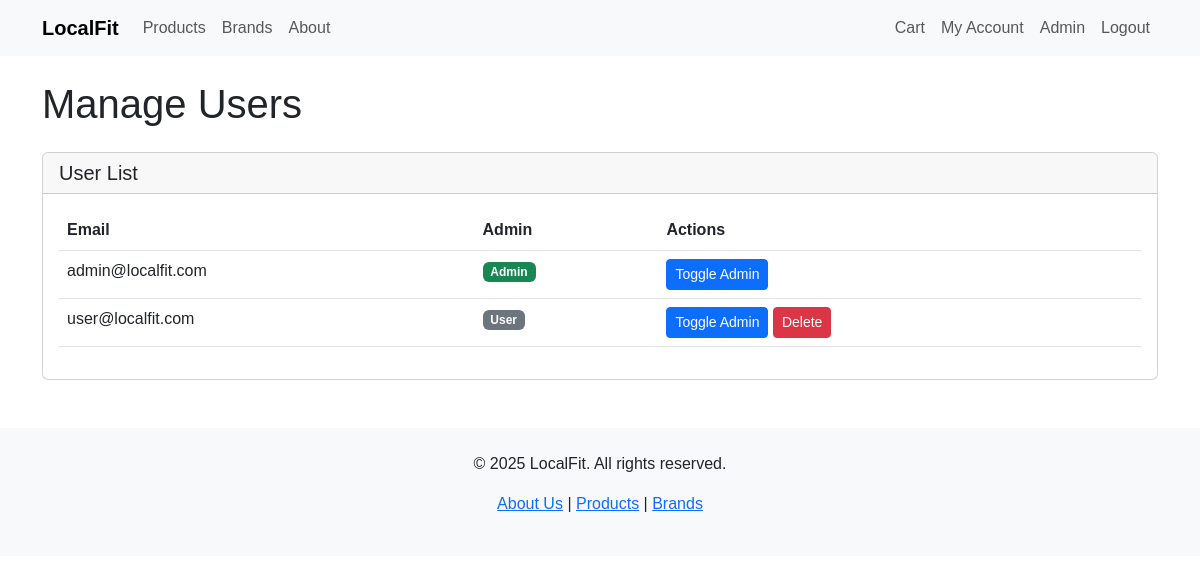
/admin/manage_users.php (signed in), run on the app's committed database.
### tables this page shows
CREATE TABLE IF NOT EXISTS users (
    userID INT AUTO_INCREMENT PRIMARY KEY,
    email VARCHAR(255) NOT NULL UNIQUE,
    password VARCHAR(255) NOT NULL,
    isAdmin BOOLEAN DEFAULT FALSE,
    INDEX idx_email (email)
);

### admin/manage_users.php (the view, shortened to what this page needs)
<?php
require_once '../includes/functions.php';
$stmt = $conn->prepare("SELECT * FROM users ORDER BY email");
$stmt->execute();
$users = $stmt->fetchAll(PDO::FETCH_ASSOC);
include '../includes/header.php';
?>
<h1 class="mb-4">Manage Users</h1>
<div class="card">
    <div class="card-header">
        <h5 class="mb-0">User List</h5>
    </div>
    <div class="card-body">
        <table class="table">
            <thead>
                <tr>
                    <th>Email</th>
                    <th>Admin</th>
                    <th>Actions</th>
                </tr>
            </thead>
            <tbody>
                <?php foreach ($users as $user): ?>
                    <tr>
                        <td><?= htmlspecialchars($user['email']) ?></td>
                        <td>
                            <span class="badge <?= $user['isAdmin'] ? 'bg-success' : 'bg-secondary' ?>">
                                <?= $user['isAdmin'] ? 'Admin' : 'User' ?>
                            </span>
                        </td>
                        <td>
                            <a href="?toggle_admin=<?= $user['userID'] ?>" class="btn btn-sm btn-primary">
                                Toggle Admin
                            </a>
                            <?php if (!$user['isAdmin']): ?>
                                <a href="?delete=<?= $user['userID'] ?>" class="btn btn-sm btn-danger" onclick="return confirm('Are you sure?')">Delete</a>
                            <?php endif; ?>
                        </td>
                    </tr>
                <?php endforeach; ?>
            </tbody>
        </table>
    </div>
</div>
<?php include '../includes/footer.php'; ?>

### assets/css/style.css (style rules this page uses)
body { font-family: Arial, sans-serif; }

### data on the page
users: email "admin@localfit.com", isAdmin "Admin"
users: email "user@localfit.com", isAdmin "User"
